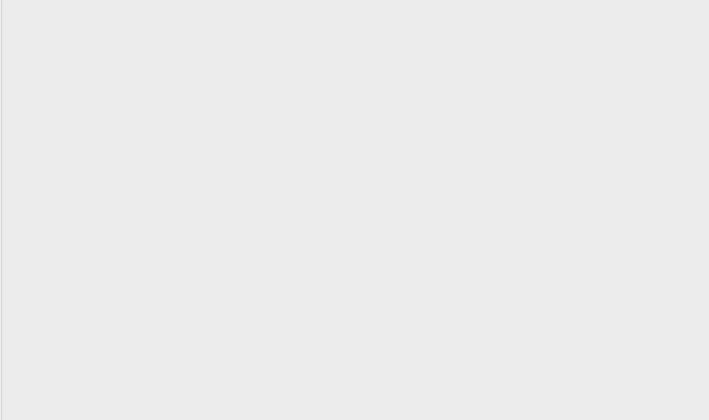
<?xml version="1.0" encoding="UTF-8"?>
<ui version="4.0">
 <class>MainWindow</class>
 <widget class="QMainWindow" name="MainWindow">
  <property name="geometry">
   <rect>
    <x>0</x>
    <y>0</y>
    <width>709</width>
    <height>420</height>
   </rect>
  </property>
  <property name="windowTitle">
   <string>MainWindow</string>
  </property>
  <property name="autoFillBackground">
   <bool>true</bool>
  </property>
  <property name="styleSheet">
   <string notr="true">background-image: url(:/img/youtube.png);</string>
  </property>
  <widget class="QWidget" name="centralwidget">
   <widget class="QGroupBox" name="groupBox">
    <property name="enabled">
     <bool>true</bool>
    </property>
    <property name="geometry">
     <rect>
      <x>0</x>
      <y>-20</y>
      <width>731</width>
      <height>461</height>
     </rect>
    </property>
    <property name="title">
     <string>GroupBox</string>
    </property>
    <widget class="QPushButton" name="button">
     <property name="enabled">
      <bool>true</bool>
     </property>
     <property name="geometry">
      <rect>
       <x>320</x>
       <y>290</y>
       <width>101</width>
       <height>91</height>
      </rect>
     </property>
     <property name="text">
      <string/>
     </property>
     <property name="icon">
      <iconset>
       <normaloff>../../clipart1141946.png</normaloff>../../clipart1141946.png</iconset>
     </property>
     <property name="iconSize">
      <size>
       <width>100</width>
       <height>100</height>
      </size>
     </property>
     <property name="flat">
      <bool>true</bool>
     </property>
    </widget>
   </widget>
  </widget>
 </widget>
 <resources/>
 <connections/>
</ui>
